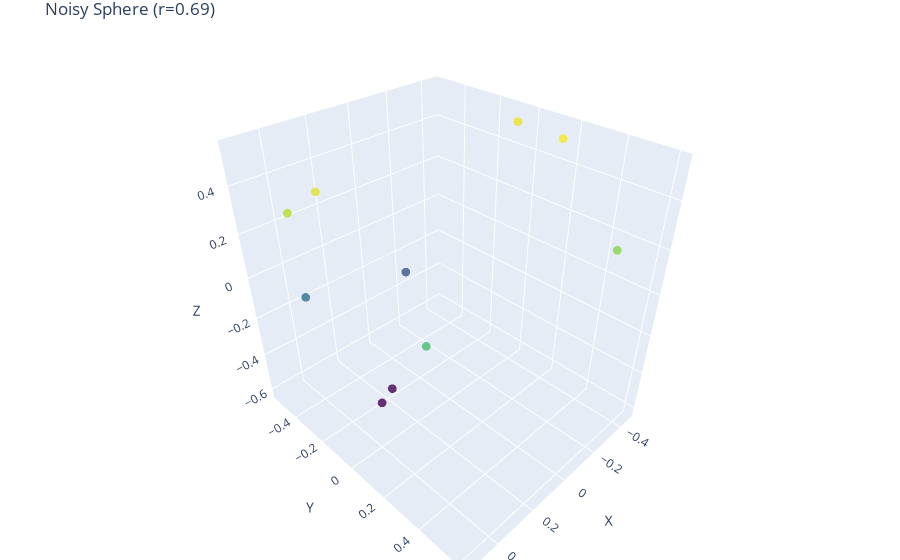

Notebook code for this chart:
### Code cell
points, targets = train_ds[2]

pct.visualize_point_cloud(points, title=f"Noisy Sphere (r={targets.item():.2f})")

### Figure 1 — Plotly figure (JSON) as saved in the notebook; plotly's stock layout.template omitted (floating-point values rounded to 4 significant figures)
{"data": [{"marker": {"color": [-0.6145, -0.1822, 0.5044, 0.1908, 0.4058, 0.326, -0.6171, 0.4859, -0.3192, 0.5366], "colorscale": [[0, "#440154"], [0.1111, "#482878"], [0.2222, "#3e4989"], [0.3333, "#31688e"], [0.4444, "#26828e"], [0.5556, "#1f9e89"], [0.6667, "#35b779"], [0.7778, "#6ece58"], [0.8889, "#b5de2b"], [1, "#fde725"]], "opacity": 0.8, "size": 3}, "mode": "markers", "type": "scatter3d", "x": [0.1669, 0.3427, -0.4617, 0.5017, 0.5294, -0.165, 0.2567, 0.459, -0.2299, -0.3738], "y": [-0.2042, -0.5342, -0.07749, 0.4023, -0.2365, 0.6079, -0.1697, -0.1609, -0.5384, 0.2062], "z": [-0.6145, -0.1822, 0.5044, 0.1908, 0.4058, 0.326, -0.6171, 0.4859, -0.3192, 0.5366]}], "layout": {"margin": {"b": 0, "l": 0, "r": 0, "t": 30}, "scene": {"xaxis": {"title": {"text": "X"}}, "yaxis": {"title": {"text": "Y"}}, "zaxis": {"title": {"text": "Z"}}}, "title": {"text": "Noisy Sphere (r=0.69)"}}}
